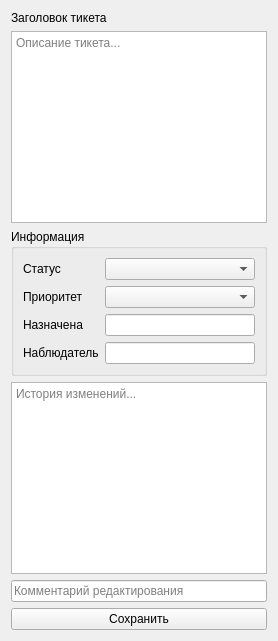
<?xml version="1.0" encoding="UTF-8"?>
<ui version="4.0">
 <class>TicketCard</class>
 <widget class="QWidget" name="TicketCard">
  <layout class="QVBoxLayout" name="verticalLayout">
   <item>
    <widget class="QLabel" name="ticketTitleLabel">
     <property name="text">
      <string>Заголовок тикета</string>
     </property>
    </widget>
   </item>
   <item>
    <widget class="QTextEdit" name="ticketDescription">
     <property name="placeholderText">
      <string>Описание тикета...</string>
     </property>
    </widget>
   </item>
   <item>
    <widget class="QGroupBox" name="infoBox">
     <property name="title">
      <string>Информация</string>
     </property>
     <layout class="QFormLayout" name="formLayout">
      <item row="0" column="0">
       <widget class="QLabel" name="labelStatus">
        <property name="text">
         <string>Статус</string>
        </property>
       </widget>
      </item>
      <item row="0" column="1">
       <widget class="QComboBox" name="statusCombo"/>
      </item>
      <item row="1" column="0">
       <widget class="QLabel" name="labelPriority">
        <property name="text">
         <string>Приоритет</string>
        </property>
       </widget>
      </item>
      <item row="1" column="1">
       <widget class="QComboBox" name="priorityCombo"/>
      </item>
      <item row="2" column="0">
       <widget class="QLabel" name="labelAssigned">
        <property name="text">
         <string>Назначена</string>
        </property>
       </widget>
      </item>
      <item row="2" column="1">
       <widget class="QLineEdit" name="assignedEdit"/>
      </item>
      <item row="3" column="0">
       <widget class="QLabel" name="labelObserver">
        <property name="text">
         <string>Наблюдатель</string>
        </property>
       </widget>
      </item>
      <item row="3" column="1">
       <widget class="QLineEdit" name="observerEdit"/>
      </item>
     </layout>
    </widget>
   </item>
   <item>
    <widget class="QTextEdit" name="historyText">
     <property name="placeholderText">
      <string>История изменений...</string>
     </property>
    </widget>
   </item>
   <item>
    <widget class="QLineEdit" name="commentEdit">
     <property name="placeholderText">
      <string>Комментарий редактирования</string>
     </property>
    </widget>
   </item>
   <item>
    <widget class="QPushButton" name="saveButton">
     <property name="text">
      <string>Сохранить</string>
     </property>
    </widget>
   </item>
  </layout>
 </widget>
 <resources/>
 <connections/>
</ui>
